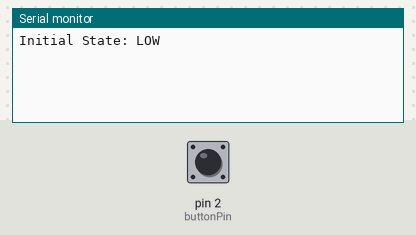
A sketch run on a simulated Arduino Uno, built with avr-gcc and run on an emulated ATmega328P. Shown: the last lines printed to the serial monitor. Inputs (shaded band) come from the test bench; at power-on: pin 2 (buttonPin) LOW.

Above: at 1.2 s.
1.3 s: pin 2 (buttonPin) pulled HIGH for 0.15 s
At 1.43 s:
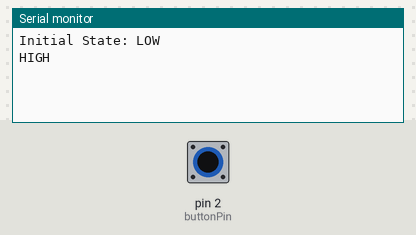
At 2.4 s:
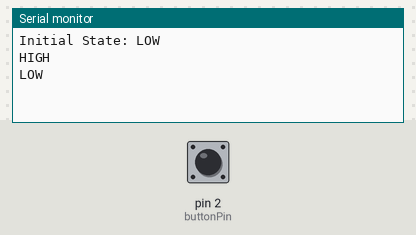

The sketch:

DebounceTest.ino
```cpp
// PROJECT  :DebounceTest
// PURPOSE  :Exploration of Mechanical Button Reading
// COURSE   :ICS3U
// AUTHOR   :C. D'Arcy
// DATE     :2020 09 23
// MCU      :328p
// STATUS   :Working
// REFERENCE:http://darcy.rsgc.on.ca/ACES/PCBs/images/DebounceSchematic.png
uint8_t buttonPin = 2;            // pin to read button activity
uint8_t lastState = LOW;          // define the initial state
uint8_t currentState = lastState; // track the previous button state

void setup() {
  Serial.begin(9600);
  Serial.print("Initial State: ");
  //ternary statement is a useful replacement for simple ifs
  Serial.println(currentState ? "HIGH" : "LOW");
}

void loop() {
  currentState = digitalRead(buttonPin);            //read the button state
  if (currentState != lastState) {                  //has it changed?
    Serial.println(currentState ? "HIGH" : "LOW");  //say so
    lastState = currentState;                       //preserve the new state
  }
}
```

Measured:
- after the input at 1.3 s, the serial monitor: prints a new line at once (image 1)
